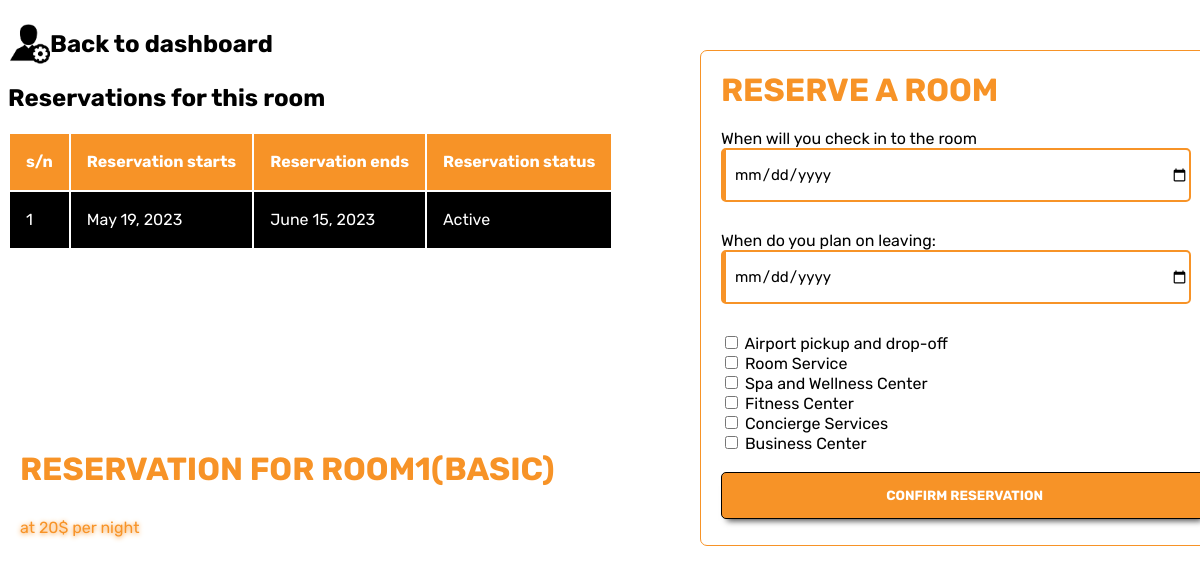
Page /reservation/?room_number=1&guest_id= on the committed database.
### regora_app/models.py (models this page shows, shortened)
class Reservation(models.Model):
    guest= models.ForeignKey(Guest, null=True, on_delete= models.SET_NULL)
    room= models.ForeignKey(Room, null=True, on_delete= models.SET_NULL)
    services = models.ManyToManyField(Service)
    date_booked = models.DateTimeField(auto_now_add=True)
    begin_date = models.DateField()
    end_date = models.DateField()
    pickup_time = models.TimeField(default="None", max_length=20, null=True, blank=True)
    dropoff_time = models.TimeField(default="nothing", max_length=20, null=True, blank=True)
    def get_status(self):
        current_date = timezone.now().date()
        if current_date < self.begin_date:
            return "Forthcoming"
        elif self.begin_date <= current_date <= self.end_date:
            return "Active"
        else:
            return "Expired"

class Service(models.Model):
    name = models.CharField(max_length=100)
    price = models.DecimalField(max_digits=8, decimal_places=2)

class Room(models.Model):
    ROOM_CHOICES = [(i, f"Room{i}") for i in range(1, 52)]
    room_number = models.IntegerField(choices=ROOM_CHOICES, unique=True)
    is_available = models.BooleanField(default=True)
    def getType(self):
        if self.room_number <= 17:
            return "basic"
        elif 17 < self.room_number <= 34:
            return "premium"
        else:
            return "executive"

### regora_app/views.py (the view)
# urls.py: path('reservation/', views.reservation, name="reservation"),
def reservation(request):
    room_number = request.GET.get('room_number')
    guest_id = request.GET.get('guest_id')
    all_services = Service.objects.all()
    all_services_json = serialize('json', all_services)  # Serialize QuerySet to JSON
    all_services_data = json.loads(all_services_json)
    processed_all_services = json.dumps(all_services_data)
    room = Room.objects.get(room_number = room_number)
    if room.is_available:
        return render (request, 'reservation.html', {
                'room': room,
                'guest_id': guest_id,
                'json_services': processed_all_services,
                'services': Service.objects.all()
            }
        )
    else:
        target_reservations = room.reservation_set.all()
        reservations_json = serialize('json', target_reservations)  # Serialize QuerySet to JSON
        reservations_data = json.loads(reservations_json)
        for reservation in reservations_data:
            reservation['fields']['begin_date'] = reservation['fields']['begin_date'].split('T')[0]
            reservation['fields']['end_date'] = reservation['fields']['end_date'].split('T')[0]
        reservations_json_updated = json.dumps(reservations_data)
        return render(request, 'reservation.html', {
                'room': room,
                'guest_id': guest_id,
                'json_services': processed_all_services,
                'services': Service.objects.all(),
                'reservations': target_reservations,
                'json_reservations': reservations_json_updated
            }
        )

### templates/reservation.html (shortened to what this page needs)
{% load static %}
<html lang="en">
  <head>
    <link rel="stylesheet" href="{% static 'css/reservation.css' %}">
  </head>
  <body>
    <a href="../dashboard/?guest_id={{guest_id}}" class="logo">
        <img src="{% static 'images/user_dashboard_icon.png' %}" height="40" width="40">
        <h2 class="logo-text">Back to dashboard</h2>
      </a>
    {% if reservations %}
    <h2>Reservations for this room</h2>
    <table class="table">
        <thead id="thead">
          <tr>
            <th scope="col">s/n</th>
            <th scope="col">Reservation starts</th>
            <th scope="col">Reservation ends</th>
            <th scope="col">Reservation status</th>
          </tr>
        </thead>
        <tbody>
          {% for reservation in reservations %}
            <tr class="tr">
              <td>{{ forloop.counter }}</td>
              <td>{{ reservation.begin_date }}</td>
              <td>{{ reservation.end_date }}</td>
              <td>{{ reservation.get_status }}</td>
            </tr>
          {% endfor %}
        </tbody>
      </table>
      {% endif %}
        <div class="wrapper">
            <h1 style="margin-top: -40px; margin-bottom: 20px;">Reserve a room</h1>
            <form>
                <label for="begin_date">When will you check in to the room</label>
                <input type="date" name="begin_date" class="begin_date" required><br><br>
                <label for="end_date">When do you plan on leaving:</label>
                <input type="date" name="end_date" class="end_date" required><br><br>
                {% for service in services %}
                    <label>
                        <input type="checkbox" class="services" name="services" value="{{ service.id }}"> {{ service.name }}
                    </label>
                    <br>
                {% endfor %}
                <br>
                <input value="Confirm reservation" type="button" class="button">
            </form>
        </div>
    <div class="calculations">
        <h1 class="reservation-title">Reservation for Room{{room.room_number}}({{ room.getType }})</h1>
        <p class="rate"></p>
    </div>
  </body>
</html>

### static/css/reservation.css (style rules this page uses)
:root { --reddish: #B70404; --pinkish: #DB005B; --orangish: #F79327; --yellowish: #FFE569; }
body { margin-top: 7%; font-family: Rubik; }
caption, th, td { padding: 1rem; text-align: left; line-height: 1.5; color: white; }
#thead { background-color: var(--orangish); }
.tr { background-color: black; }
.table { position: absolute; height: 100px; overflow-y: scroll; }
.wrapper { width: 480px; margin: auto; border: 1px solid var(--orangish); border-radius: 7px; padding: 30px 25px 10px 20px; position: absolute; background-color: white; top: 50px; left: 700px; }
.calculations { position: absolute; left: 20px; top: 420px; }
h1 { padding: 30px 0 0 0; font: 25px; color: var(--orangish); text-transform: uppercase; margin: 0; }
p { font: 13px; color: var(--orangish); text-shadow: var(--orangish) 0px 1px 5px; margin-bottom: 30px; }
.logo { text-decoration: none; position: absolute; top: 10px; left: 10px; cursor: pointer; user-select: none; display: flex; justify-content: center; align-items: center; flex-direction: row; }
.logo-text { color: black; }
input[type="text"], input[type="date"], input[type="email"] { width: 98%; padding: 15px 0 15px 8px; border-radius: 5px; font-family: Rubik; border: 2px solid var(--orangish); margin-bottom: 10px; color: black; font-size: 15px; border-left: 5px solid var(--orangish); }
input[type="submit"], input[type="button"] { width: 101.5%; padding: 15px; border-radius: 5px; color: white; text-transform: uppercase; border: 1px solid #000; -webkit-box-shadow: 0 8px 6px -6px rgba(0, 0, 0, 0.7); -moz-box-shadow: 0 8px 6px -6px rgba(0, 0, 0, 0.7); box-shadow: 0 8px 6px -6px rgba(0, 0, 0, 0.7); font-family: Rubik; font-weight: bolder; background: var(--orangish); cursor: pointer; }

### rows in the picture
Reservation: begin_date "May 19, 2023", end_date "June 15, 2023", get_status "Active"
Service: name "Airport pickup and drop-off"
Service: name "Room Service"
Service: name "Spa and Wellness Center"
Service: name "Fitness Center"
Service: name "Concierge Services"
Service: name "Business Center"
Room: room_number "1", getType "BASIC"
